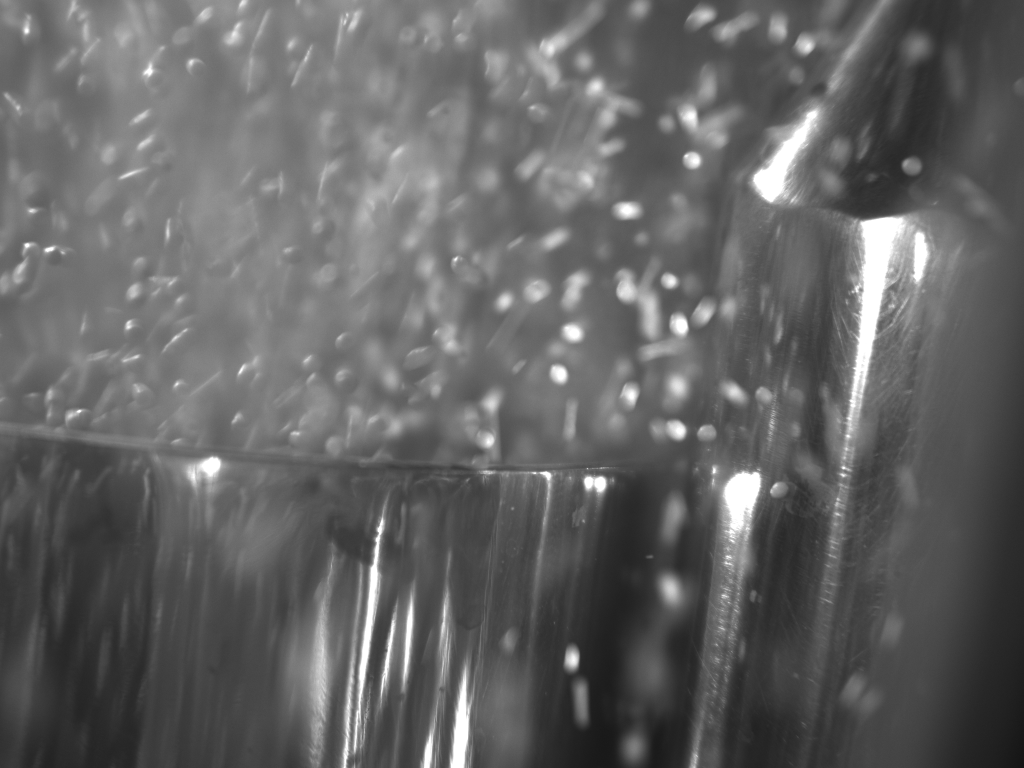
#> input picture Real-Data/Exp 2000/Pic_20260914104358959-22.bmp, 2048 x 1536 px, given as the content of the folder Real-Data/exp 1000 bak light only no pellets, which was not available (shown at 1/2 size)
$ python run_export_crops.py   (older library calls are emulated)
#> lines starting #> are read from the running program, lines starting #| are printed output that depends on the picture; after the words box and inside, x2 and y2 are one past the last pixel; in counts of white or black regions, pixels touching at a corner belong together; pictures that were not available may be replaced by others from this repository, and a replacement may not be noted
import os, sys, time, math
import cv2
import numpy as np
import pandas as pd
from pathlib import Path

# Setup paths
DATA_DIR = Path('Real-Data')
CHECKPOINT_DIR = Path('preprocessed_checkpoint')
CROPS_DIR = CHECKPOINT_DIR / 'crops'
CROPS_SINGLE = CROPS_DIR / 'single'
CROPS_CONNECTED = CROPS_DIR / 'connected'
CROPS_OVERLAPPED = CROPS_DIR / 'overlapped'
CROPS_CLEAN_ALL = CROPS_DIR / 'all_clean_infocus'
CROPS_BLURRED = CROPS_DIR / 'blurred_rejected'
METADATA_CSV = CHECKPOINT_DIR / 'particles_metadata.csv'

for p in [CHECKPOINT_DIR, CROPS_DIR, CROPS_SINGLE, CROPS_CONNECTED, CROPS_OVERLAPPED, CROPS_CLEAN_ALL, CROPS_BLURRED]:
    p.mkdir(parents=True, exist_ok=True)

# 1. Build Static Fixture Mask from Empty Chamber Reference
bg_files = sorted(list((DATA_DIR / 'exp 1000 bak light only no pellets').glob('*.bmp')))
bg_stack = [cv2.imread(str(f), cv2.IMREAD_UNCHANGED) for f in bg_files]
#> bg_stack = 1 item
I_bg_ref = np.median(np.stack(bg_stack, axis=0), axis=0).astype(np.uint8)
#> I_bg_ref is the input picture: shape (1536, 2048); min 18, max 255, mean 99.6

se_tophat = cv2.getStructuringElement(cv2.MORPH_ELLIPSE, (45, 45))
tophat_bg = cv2.morphologyEx(I_bg_ref, cv2.MORPH_TOPHAT, se_tophat)
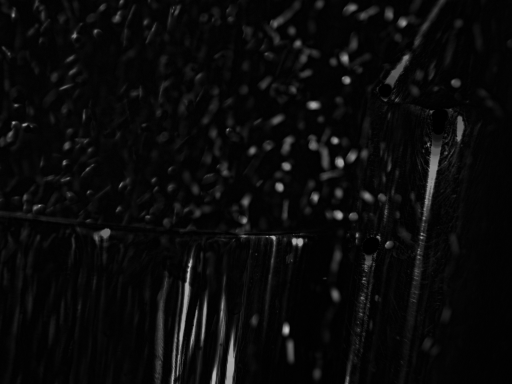
#> tophat_bg: shape (1536, 2048) (shown at 1/4 size); min 0, max 204, mean 10
_, binary_bg_fixtures = cv2.threshold(tophat_bg, 38, 255, cv2.THRESH_BINARY)
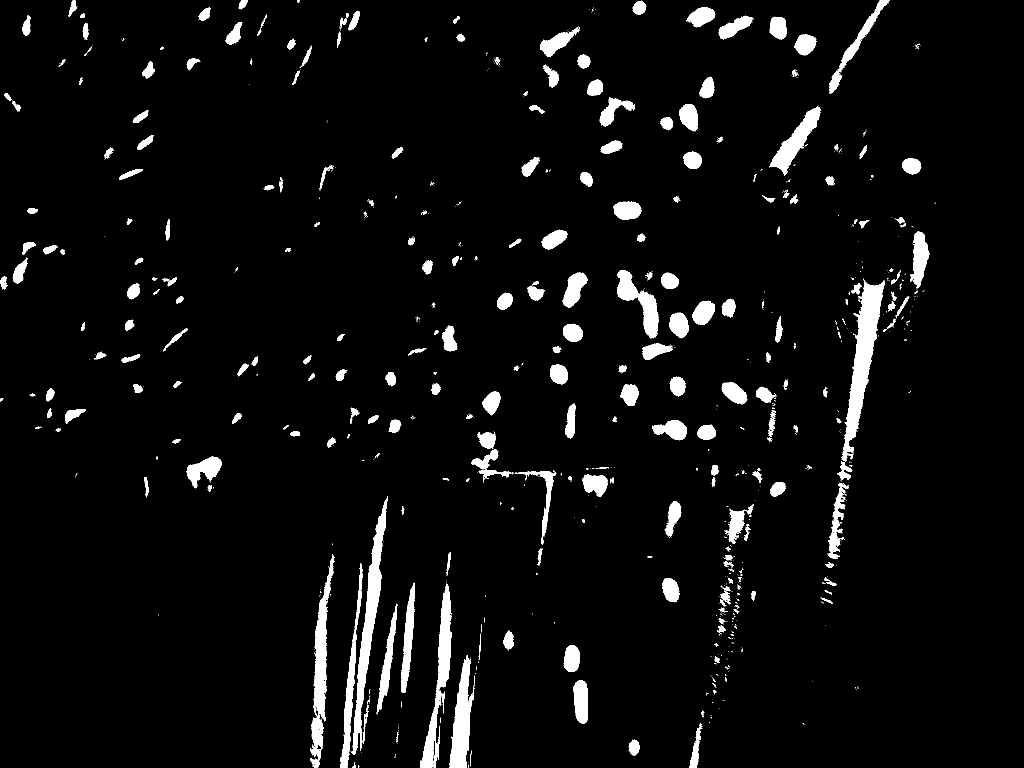
#> binary_bg_fixtures: shape (1536, 2048) (shown at 1/2 size); 4.9% white; 838 white regions (572 under 20 px), largest, box (x1, y1, x2, y2) and area: (1683, 557, 1770, 923) 10619, (701, 993, 776, 1510) 8549, (620, 1108, 670, 1536) 7043
se_dilate = cv2.getStructuringElement(cv2.MORPH_ELLIPSE, (15, 15))
M_static = cv2.dilate(binary_bg_fixtures, se_dilate)
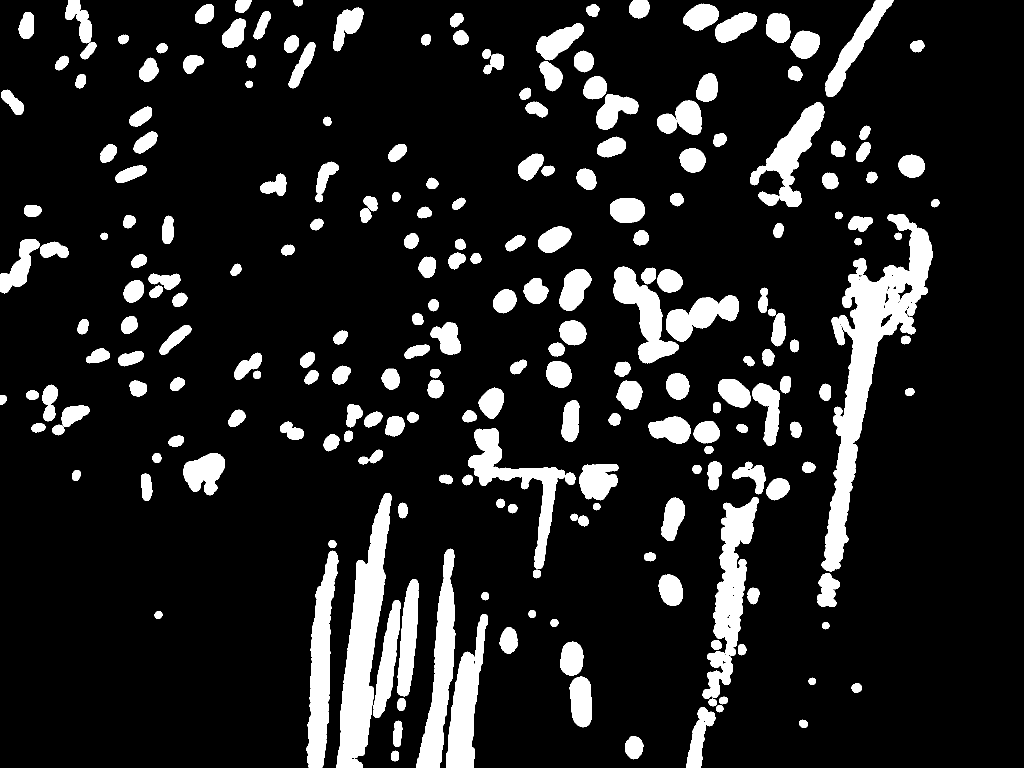
#> M_static: shape (1536, 2048) (shown at 1/2 size); 13% white; 231 white regions, largest, box (x1, y1, x2, y2) and area: (1643, 428, 1866, 1143) 41874, (673, 986, 783, 1536) 26439, (1405, 994, 1518, 1398) 17413

# 2. Filter function
def filter_particles(contours, raw_img, static_mask, margin=25):
    H, W = raw_img.shape[:2]
    accepted_particles = []
    rejected_blurred = []

    for c in contours:
        x, y, w, h = cv2.boundingRect(c)
        roi_mask = static_mask[y:y+h, x:x+w]
        c_mask = np.zeros((h, w), dtype=np.uint8)
        cv2.drawContours(c_mask, [c - [x, y]], -1, 255, -1)
        if np.sum(cv2.bitwise_and(roi_mask, c_mask)) > 0.25 * np.sum(c_mask):
            continue
        if x <= margin or y <= margin or (x + w) >= (W - margin) or (y + h) >= (H - margin):
            continue
        area = cv2.contourArea(c)
        if area < 100 or area > 20000:
            continue
        aspect_ratio = max(w / max(1, h), h / max(1, w))
        if aspect_ratio > 4.0:
            continue

        crop = raw_img[y:y+h, x:x+w]
        lap_var = cv2.Laplacian(crop, cv2.CV_64F).var()
        gx = cv2.Sobel(crop, cv2.CV_64F, 1, 0, ksize=3)
        gy = cv2.Sobel(crop, cv2.CV_64F, 0, 1, ksize=3)
        tenengrad = np.mean(gx**2 + gy**2)

        p_dict = {
            'contour': c,
            'box': (x, y, w, h),
            'area': area,
            'aspect_ratio': aspect_ratio,
            'lap_var': lap_var,
            'tenengrad': tenengrad,
            'crop': crop
        }
        if lap_var >= 70.0 and tenengrad >= 1500.0:
            accepted_particles.append(p_dict)
        else:
            rejected_blurred.append(p_dict)

    return accepted_particles, rejected_blurred

# 3. Process all 22 images
se_close = cv2.getStructuringElement(cv2.MORPH_ELLIPSE, (5, 5))
master_records = []
crop_save_size = 96
crop_id = 0

all_bmp_files = sorted(list(DATA_DIR.glob('*/*.bmp')))
print(f"Processing {len(all_bmp_files)} images across Real-Data...")

for fpath in all_bmp_files:
    img_raw = cv2.imread(str(fpath), cv2.IMREAD_UNCHANGED)
    if img_raw is None:
        continue
    H, W = img_raw.shape[:2]
    folder_name = fpath.parent.name

    tophat_img = cv2.morphologyEx(img_raw, cv2.MORPH_TOPHAT, se_tophat)
    denoised_img = cv2.bilateralFilter(tophat_img, d=5, sigmaColor=30, sigmaSpace=30)
    _, th_bin = cv2.threshold(denoised_img, 0, 255, cv2.THRESH_BINARY + cv2.THRESH_OTSU)
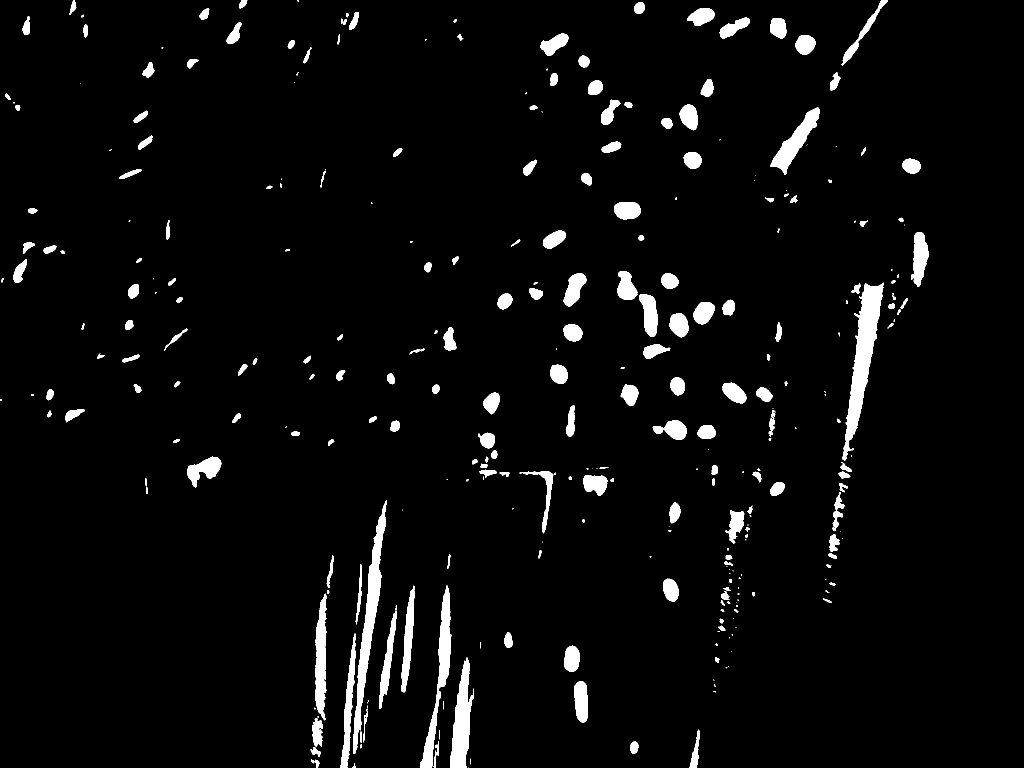
#> th_bin: shape (1536, 2048) (shown at 1/2 size); 4% white; 323 white regions (103 under 20 px), largest, box (x1, y1, x2, y2) and area: (1684, 565, 1768, 921) 10021, (706, 1000, 774, 1508) 7966, (841, 1171, 903, 1536) 5664
    bin_clean = cv2.bitwise_and(th_bin, cv2.bitwise_not(M_static))
#> bin_clean: shape (1536, 2048); every value is 0
    bin_closed = cv2.morphologyEx(bin_clean, cv2.MORPH_CLOSE, se_close)
    cnts, _ = cv2.findContours(bin_closed, cv2.RETR_EXTERNAL, cv2.CHAIN_APPROX_SIMPLE)
#> cnts = []

    clean_parts, blurred_parts = filter_particles(cnts, img_raw, M_static, margin=25)
#> clean_parts = []; blurred_parts = []
    frame_med_area = float(np.median([p['area'] for p in clean_parts])) if len(clean_parts) > 0 else 1000.0
#> frame_med_area = 1000

    for p in clean_parts:
        c = p['contour']
        area = p['area']
        x, y, w, h = p['box']
        perim = cv2.arcLength(c, True)
        circ = 4 * np.pi * area / (perim**2) if perim > 0 else 0
        rect = cv2.minAreaRect(c)
        l_max = max(rect[1]) if max(rect[1]) > 0 else max(w, h)
        w_min = min(rect[1]) if min(rect[1]) > 0 else min(w, h)
        aspect_ratio = l_max / max(1.0, w_min)
        hull = cv2.convexHull(c)
        solidity = area / cv2.contourArea(hull) if cv2.contourArea(hull) > 0 else 0
        eq_diam = 2.0 * math.sqrt(area / np.pi)

        if circ >= 0.70 and aspect_ratio <= 1.30 and area <= 1.6 * frame_med_area:
            label = 'single'
        elif solidity < 0.85 or aspect_ratio > 1.50 or area > 2.2 * frame_med_area:
            label = 'connected'
        else:
            label = 'overlapped'

        cx, cy = x + w / 2.0, y + h / 2.0
        crop_dim = max(w, h) * 1.35
        x1 = int(max(0, cx - crop_dim / 2.0))
        x2 = int(min(W, cx + crop_dim / 2.0))
        y1 = int(max(0, cy - crop_dim / 2.0))
        y2 = int(min(H, cy + crop_dim / 2.0))

        crop_img = img_raw[y1:y2, x1:x2]
        if crop_img.size > 0:
            crop_resized = cv2.resize(crop_img, (crop_save_size, crop_save_size), interpolation=cv2.INTER_LINEAR)
            clean_folder_tag = "".join(c for c in folder_name[:10] if c.isalnum() or c in (' ', '_')).strip()
            crop_filename = f"p{crop_id:05d}_{clean_folder_tag}_{label}.png"

            cv2.imwrite(str(CROPS_DIR / label / crop_filename), crop_resized)
            cv2.imwrite(str(CROPS_CLEAN_ALL / crop_filename), crop_resized)

            master_records.append({
                'particle_id': crop_id,
                'frame_file': fpath.name,
                'folder': folder_name,
                'crop_filename': crop_filename,
                'bbox_x': x,
                'bbox_y': y,
                'bbox_w': w,
                'bbox_h': h,
                'area_px': area,
                'eq_diam_px': round(eq_diam, 2),
                'circularity': round(circ, 3),
                'aspect_ratio': round(aspect_ratio, 3),
                'solidity': round(solidity, 3),
                'F_Lap': round(p['lap_var'], 2),
                'F_Ten': round(p['tenengrad'], 2),
                'is_infocus': True,
                'initial_label': label
            })
            crop_id += 1
#> this loop made 0 passes
#> after the loop, crop_id = 0; master_records = []

    for p in blurred_parts[:5]:
        x, y, w, h = p['box']
        crop_img = p['crop']
        if crop_img.size > 0:
            crop_resized = cv2.resize(crop_img, (crop_save_size, crop_save_size), interpolation=cv2.INTER_LINEAR)
            b_filename = f"blur_{crop_id:05d}_{fpath.name}.png"
            cv2.imwrite(str(CROPS_BLURRED / b_filename), crop_resized)
#> pass 2 of the loop `for fpath in all_bmp_files:`:
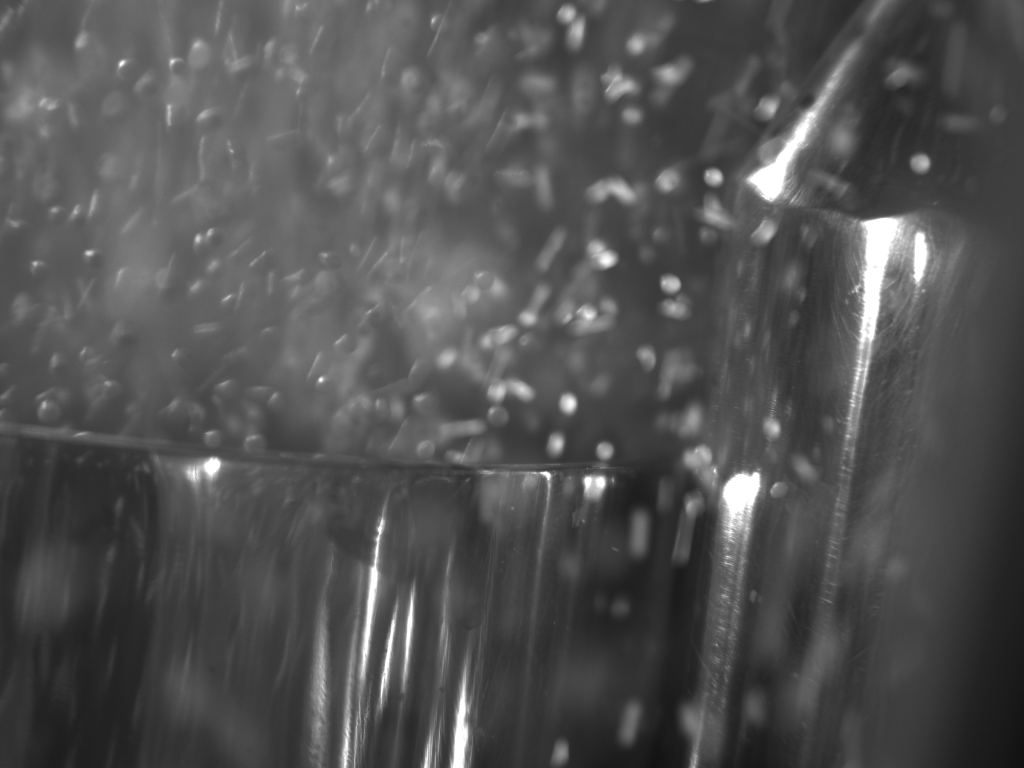
#> input picture Real-Data/Exp 2000/Pic_20260914104358969-23.bmp, 2048 x 1536 px (shown at 1/2 size)
#> img_raw is the input picture: shape (1536, 2048); min 15, max 255, mean 81.7
#> `_, th_bin = cv2.threshold(denoised_img, 0, 255, cv2.THRESH_BINARY + cv..`:
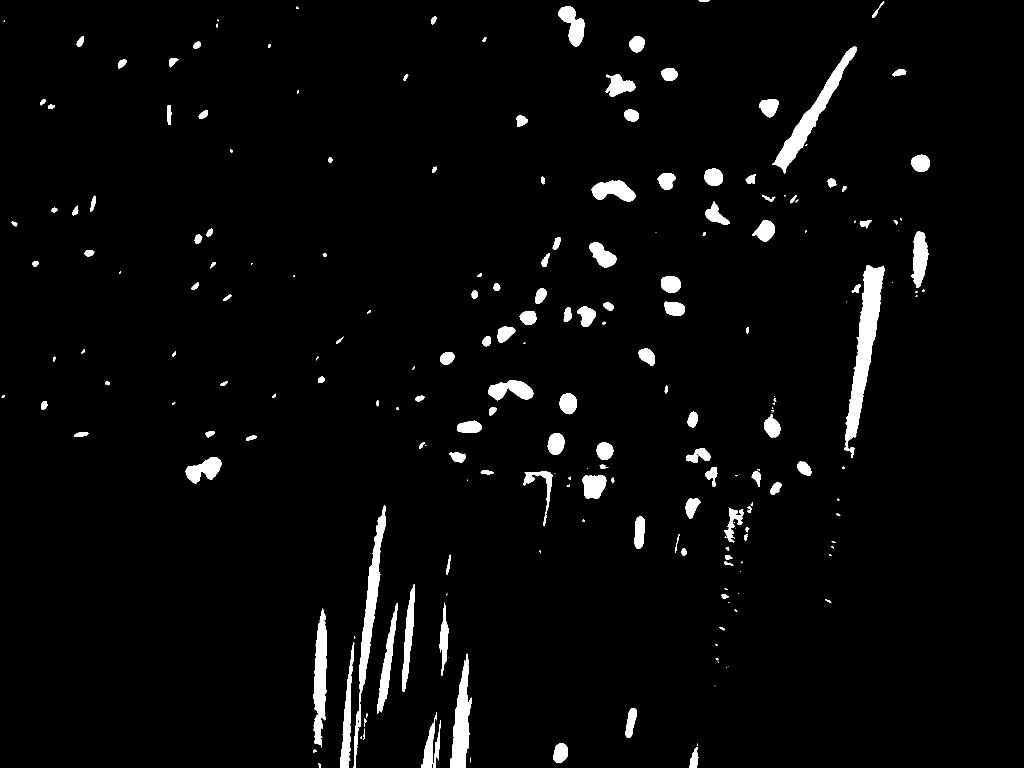
#> th_bin: shape (1536, 2048) (shown at 1/2 size); 3.3% white; 217 white regions (63 under 20 px), largest, box (x1, y1, x2, y2) and area: (1688, 530, 1770, 916) 10484, (1544, 93, 1714, 348) 6732, (707, 1011, 772, 1536) 6579
#> cnts = 125 contours, 28 with area under 20; largest, box (x1, y1, x2, y2) and area: (1183, 361, 1271, 400) 2160, (977, 760, 1067, 799) 1656, (1179, 485, 1233, 535) 1503, (1212, 148, 1271, 190) 1430, (1116, 12, 1169, 93) 1362
#> the loop in filter_particles (call 2), `for c in contours:` made 125 passes
#> (x, y, w, h, area, aspect_ratio, lap_var, tenengrad) on passes 4, 7, 8, 14: (1250, 1416, 24, 60, 784.5, 2.5, 57.05, 374), (1269, 1033, 21, 65, 1047, 3.1, 63.16, 275.2), (1371, 996, 30, 42, 709, 1.4, 74.56, 1357.9), (1595, 923, 28, 28, 260, 1, 70.61, 519.7)
#> clean_parts = 31 items; blurred_parts = 26 items
#> frame_med_area = 194.5
#> the loop `for p in clean_parts:` made 31 passes
#> (area, x, y, w, h, perim, circ, rect) on pass 1: (884.5, 1193, 885, 34, 35, 112.3, 0.881, ((1209.5, 902), (34, 33), -90))
#> the loop `for p in blurred_parts[:5]:` made 5 passes
#> after the loop `for p in blurred_parts[:5]:`:
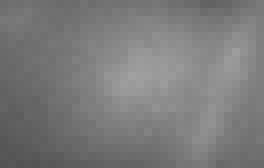
#> crop_img: shape (21, 33) (shown 8 times larger); min 82, max 161, mean 122.6
#> pass 3 of the loop `for fpath in all_bmp_files:`:
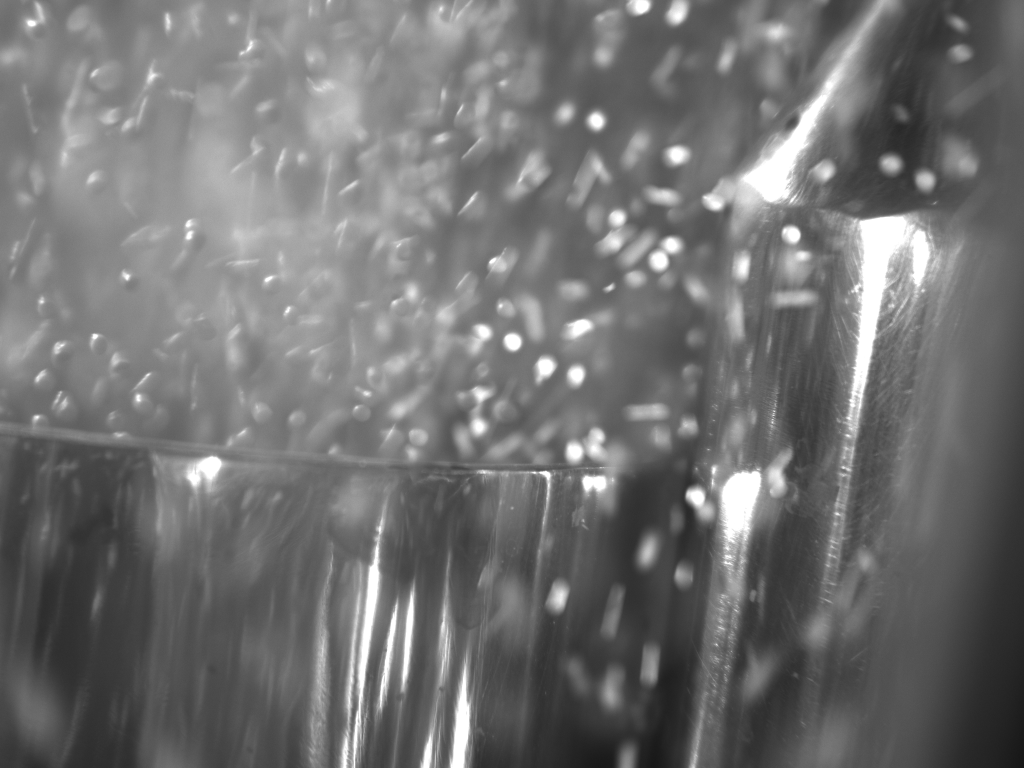
#> input picture Real-Data/Exp 2000/Pic_20260914104358980-24.bmp, 2048 x 1536 px (shown at 1/2 size)
#> img_raw is the input picture: shape (1536, 2048); min 20, max 255, mean 113
#> `_, th_bin = cv2.threshold(denoised_img, 0, 255, cv2.THRESH_BINARY + cv..`:
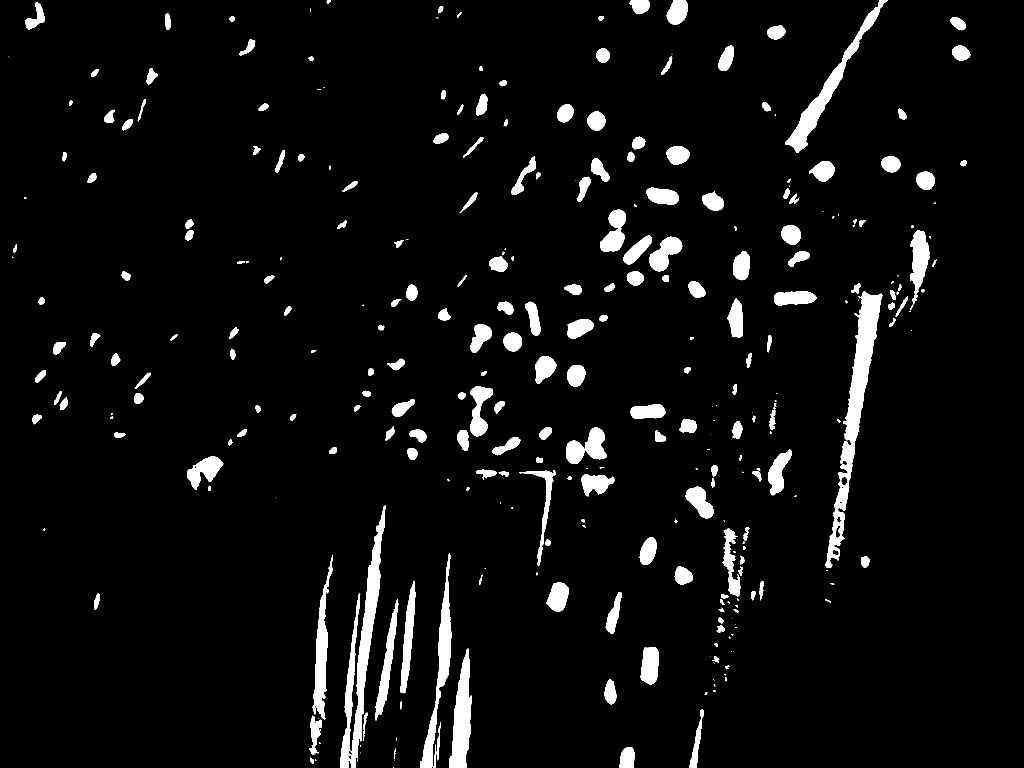
#> th_bin: shape (1536, 2048) (shown at 1/2 size); 5.3% white; 312 white regions (83 under 20 px), largest, box (x1, y1, x2, y2) and area: (1650, 582, 1765, 1136) 14021, (680, 1011, 771, 1536) 12305, (1570, 0, 1775, 306) 7313
#> the loop `for p in clean_parts:` made 65 passes
#> the loop `for p in blurred_parts[:5]:` made 5 passes
#> pass 3, `crop_img = p['crop']`:
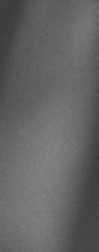
#> crop_img: shape (84, 33) (shown 3 times larger); min 60, max 131, mean 99.7
#> the loop made 4 passes; the first 3 are shown

df_master = pd.DataFrame(master_records)
df_master.to_csv(METADATA_CSV, index=False)
print(f"[Done] Total In-Focus Particles Exported: {len(df_master)}")
print(f"Single Crops: {len(list(CROPS_SINGLE.glob('*.png')))}")
print(f"Connected Crops: {len(list(CROPS_CONNECTED.glob('*.png')))}")
print(f"Overlapped Crops: {len(list(CROPS_OVERLAPPED.glob('*.png')))}")
print(f"Clean All Crops: {len(list(CROPS_CLEAN_ALL.glob('*.png')))}")
print(f"Saved Metadata CSV: {METADATA_CSV.resolve()}")
